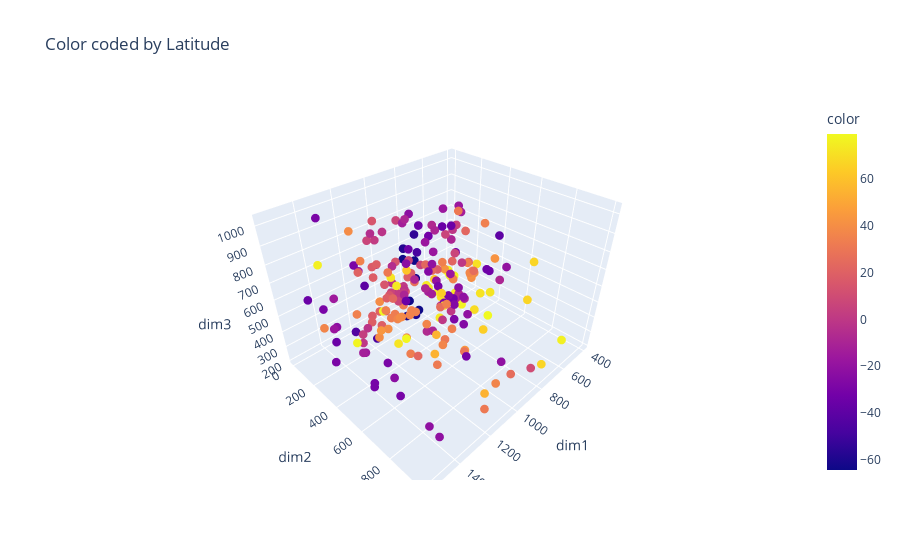
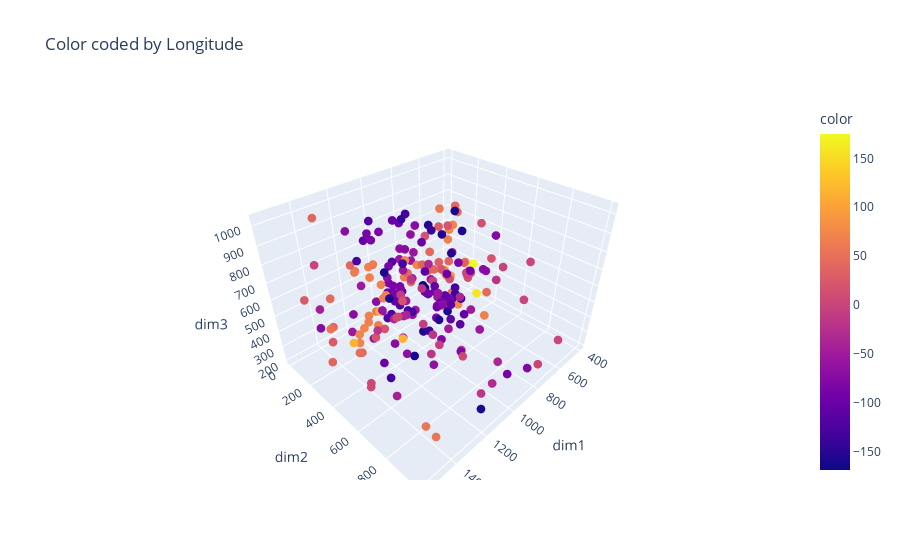
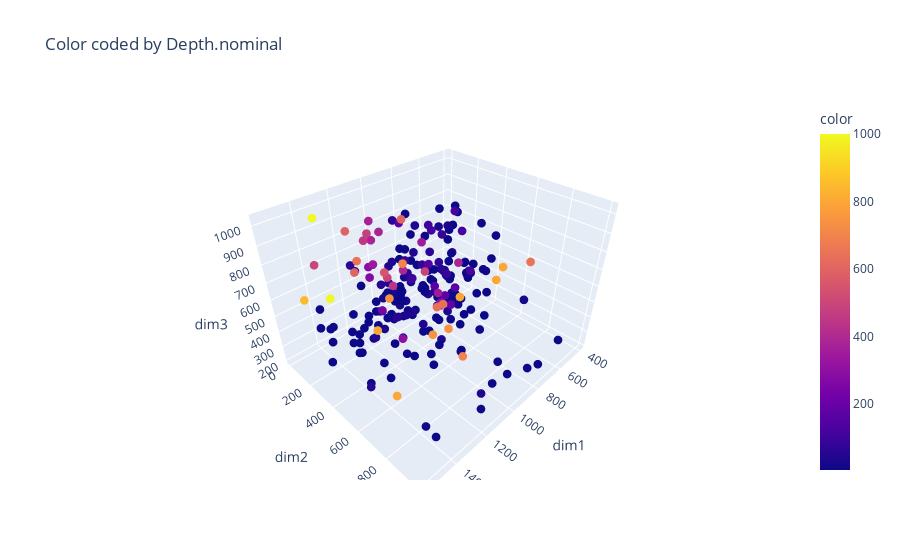
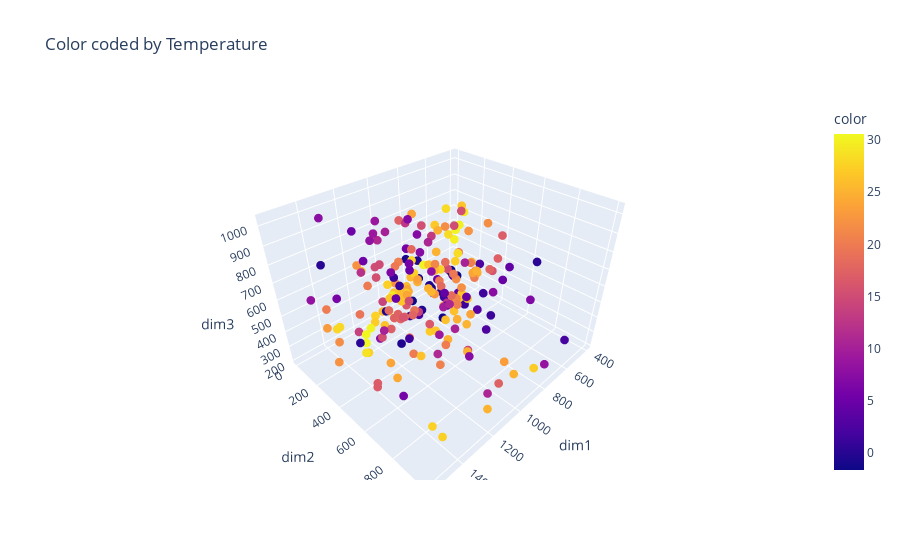

These figures' notebook cell, in order:
### Markdown cell above
# Plot the bottleneck of the autoencoder, colored by numerical variables.

### Code cell
coded = get_bottleneck(train_data)
coded = pd.DataFrame(coded.numpy(), columns = ['dim1','dim2','dim3'])
for n in df.columns:
    if type(df[n][1])!=str:
        fig = px.scatter_3d(coded, x="dim1", y="dim2",z="dim3",title = "Color coded by "+n ,color = df[n],color_discrete_sequence=px.colors.qualitative.Plotly)
        fig.update_traces(marker_size = 3,opacity=1)
        #fig.update_layout(autosize=False,width=40,height=30,)
        fig.show()
        fig.write_image("/home/vmh/vmhdocs/Research/Inria/Anl/EnvDataAutoencoder/Code/autoenc001/images/bottleneck_coloredby_"+n+".png")

### Figure 1 — Plotly figure (JSON) as saved in the notebook; plotly's stock layout.template omitted (floating-point values rounded to 4 significant figures; data arrays with more than 128 entries replaced by an {"elided": "..."} marker saying what was removed)
{"data": [{"hovertemplate": "dim1=%{x}<br>dim2=%{y}<br>dim3=%{z}<br>color=%{marker.color}<extra></extra>", "legendgroup": "", "marker": {"color": {"elided": "228 float values"}, "coloraxis": "coloraxis", "size": 3, "symbol": "circle"}, "mode": "markers", "name": "", "opacity": 1, "scene": "scene", "showlegend": false, "type": "scatter3d", "x": {"elided": "228 float values"}, "y": {"elided": "228 float values"}, "z": {"elided": "228 float values"}}], "layout": {"coloraxis": {"colorbar": {"title": {"text": "color"}}, "colorscale": [[0, "#0d0887"], [0.1111, "#46039f"], [0.2222, "#7201a8"], [0.3333, "#9c179e"], [0.4444, "#bd3786"], [0.5556, "#d8576b"], [0.6667, "#ed7953"], [0.7778, "#fb9f3a"], [0.8889, "#fdca26"], [1, "#f0f921"]]}, "legend": {"tracegroupgap": 0}, "scene": {"domain": {"x": [0, 1], "y": [0, 1]}, "xaxis": {"title": {"text": "dim1"}}, "yaxis": {"title": {"text": "dim2"}}, "zaxis": {"title": {"text": "dim3"}}}, "title": {"text": "Color coded by Latitude"}}}

### Figure 2 — Plotly figure (JSON) as saved in the notebook; plotly's stock layout.template omitted (floating-point values rounded to 4 significant figures; data arrays with more than 128 entries replaced by an {"elided": "..."} marker saying what was removed)
{"data": [{"hovertemplate": "dim1=%{x}<br>dim2=%{y}<br>dim3=%{z}<br>color=%{marker.color}<extra></extra>", "legendgroup": "", "marker": {"color": {"elided": "228 float values"}, "coloraxis": "coloraxis", "size": 3, "symbol": "circle"}, "mode": "markers", "name": "", "opacity": 1, "scene": "scene", "showlegend": false, "type": "scatter3d", "x": {"elided": "228 float values"}, "y": {"elided": "228 float values"}, "z": {"elided": "228 float values"}}], "layout": {"coloraxis": {"colorbar": {"title": {"text": "color"}}, "colorscale": [[0, "#0d0887"], [0.1111, "#46039f"], [0.2222, "#7201a8"], [0.3333, "#9c179e"], [0.4444, "#bd3786"], [0.5556, "#d8576b"], [0.6667, "#ed7953"], [0.7778, "#fb9f3a"], [0.8889, "#fdca26"], [1, "#f0f921"]]}, "legend": {"tracegroupgap": 0}, "scene": {"domain": {"x": [0, 1], "y": [0, 1]}, "xaxis": {"title": {"text": "dim1"}}, "yaxis": {"title": {"text": "dim2"}}, "zaxis": {"title": {"text": "dim3"}}}, "title": {"text": "Color coded by Longitude"}}}

### Figure 3 — Plotly figure (JSON) as saved in the notebook; plotly's stock layout.template omitted (floating-point values rounded to 4 significant figures; data arrays with more than 128 entries replaced by an {"elided": "..."} marker saying what was removed)
{"data": [{"hovertemplate": "dim1=%{x}<br>dim2=%{y}<br>dim3=%{z}<br>color=%{marker.color}<extra></extra>", "legendgroup": "", "marker": {"color": {"elided": "228 int values"}, "coloraxis": "coloraxis", "size": 3, "symbol": "circle"}, "mode": "markers", "name": "", "opacity": 1, "scene": "scene", "showlegend": false, "type": "scatter3d", "x": {"elided": "228 float values"}, "y": {"elided": "228 float values"}, "z": {"elided": "228 float values"}}], "layout": {"coloraxis": {"colorbar": {"title": {"text": "color"}}, "colorscale": [[0, "#0d0887"], [0.1111, "#46039f"], [0.2222, "#7201a8"], [0.3333, "#9c179e"], [0.4444, "#bd3786"], [0.5556, "#d8576b"], [0.6667, "#ed7953"], [0.7778, "#fb9f3a"], [0.8889, "#fdca26"], [1, "#f0f921"]]}, "legend": {"tracegroupgap": 0}, "scene": {"domain": {"x": [0, 1], "y": [0, 1]}, "xaxis": {"title": {"text": "dim1"}}, "yaxis": {"title": {"text": "dim2"}}, "zaxis": {"title": {"text": "dim3"}}}, "title": {"text": "Color coded by Depth.nominal"}}}

### Figure 4 — Plotly figure (JSON) as saved in the notebook; plotly's stock layout.template omitted (floating-point values rounded to 4 significant figures; data arrays with more than 128 entries replaced by an {"elided": "..."} marker saying what was removed)
{"data": [{"hovertemplate": "dim1=%{x}<br>dim2=%{y}<br>dim3=%{z}<br>color=%{marker.color}<extra></extra>", "legendgroup": "", "marker": {"color": {"elided": "228 float values"}, "coloraxis": "coloraxis", "size": 3, "symbol": "circle"}, "mode": "markers", "name": "", "opacity": 1, "scene": "scene", "showlegend": false, "type": "scatter3d", "x": {"elided": "228 float values"}, "y": {"elided": "228 float values"}, "z": {"elided": "228 float values"}}], "layout": {"coloraxis": {"colorbar": {"title": {"text": "color"}}, "colorscale": [[0, "#0d0887"], [0.1111, "#46039f"], [0.2222, "#7201a8"], [0.3333, "#9c179e"], [0.4444, "#bd3786"], [0.5556, "#d8576b"], [0.6667, "#ed7953"], [0.7778, "#fb9f3a"], [0.8889, "#fdca26"], [1, "#f0f921"]]}, "legend": {"tracegroupgap": 0}, "scene": {"domain": {"x": [0, 1], "y": [0, 1]}, "xaxis": {"title": {"text": "dim1"}}, "yaxis": {"title": {"text": "dim2"}}, "zaxis": {"title": {"text": "dim3"}}}, "title": {"text": "Color coded by Temperature"}}}
